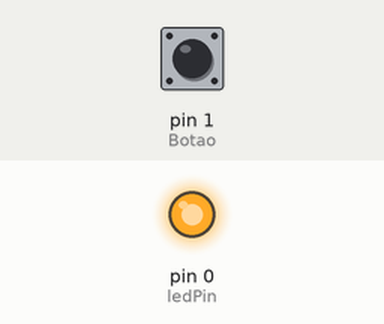
Simulated run of this sketch. Board: Arduino Uno, built with avr-gcc and run on an emulated ATmega328P. Parts: output pins drawn as LEDs (lit = HIGH). Inputs (shaded band) come from the test bench; at power-on: pin 1 (Botao) LOW.

Above: at 1.2 s.
1.3 s: pin 1 (Botao) pulled HIGH for 0.15 s
At 1.37 s:
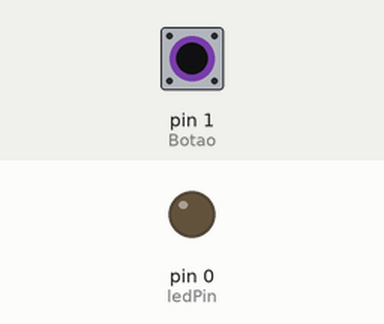
2.9 s: pin 1 (Botao) pulled HIGH for 3.2 s
At 7.2 s:
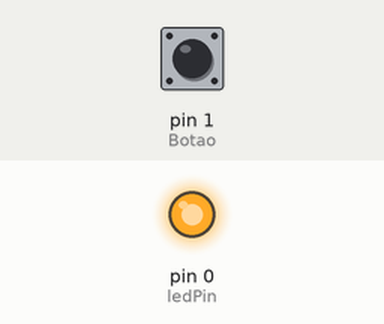
Timing chart, 0 to 8.7 s (numbered marks = the images above; inputs shaded):
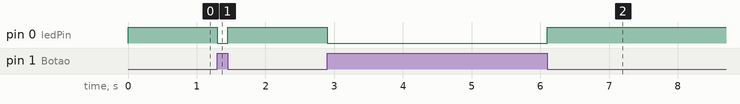

Measured:
- after the input at 1.3 s, pin 0 (ledPin): HIGH → LOW at once, → HIGH 0.15 s later
- after the input at 2.9 s, pin 0 (ledPin): HIGH → LOW at once, → HIGH 3.2 s later

The sketch:

EX1_c_digo.ino
```cpp
int ledPin = 0;
int Botao = 1;
int estadoBotao;

void setup(){
    pinMode(ledPin, OUTPUT);
    pinMode(Botao, INPUT);
}

void loop(){
    estadoBotao = digitalRead(Botao);
    if (estadoBotao == HIGH){
        digitalWrite(ledPin, LOW);
    }
    else{
        digitalWrite(ledPin, HIGH);
    }
}
```
